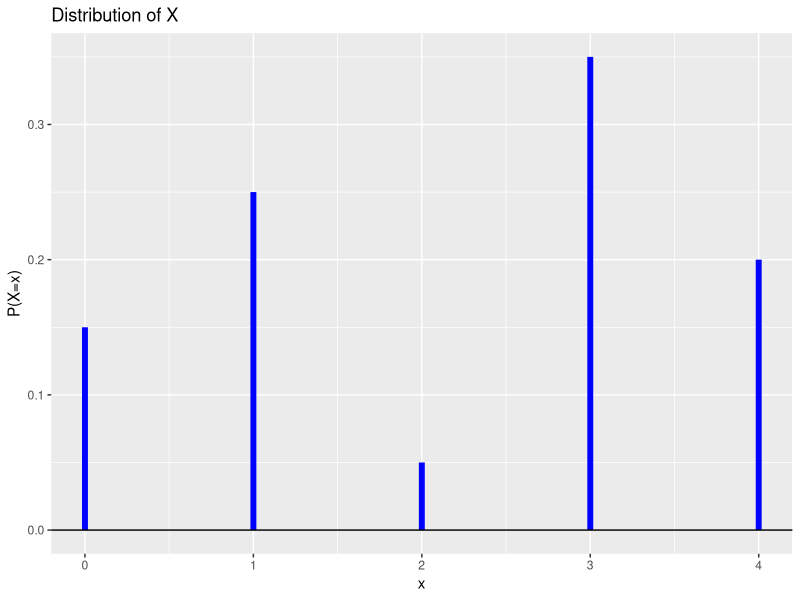

R code for this plot:
## ---- chunk 1
knitr::opts_chunk$set(echo = TRUE)
library(tidyverse)
## ---- chunk 2
prob1 = tibble(
  x = 0:4,
  p = c(0.15, 0.25, 0.05, 0.35, NA)
)

prob1
## ---- chunk 3
prob1[5,2] <- 0.2
prob1
## ---- chunk 4
prob1 %>% mutate("x.P(x)" = x*p, "(x-E)2.P(x)" = (x-sum(`x.P(x)`))^2*p) %>% summarize(E = sum(`x.P(x)`), Var = sum(`(x-E)2.P(x)`))
## ---- chunk 5
ggplot(prob1, aes(x = x, y = p)) +
  geom_segment(aes(xend = x, yend = 0), color = "blue", size=2) +
  geom_hline(yintercept = 0) +
  ylab("P(X=x)") +
  ggtitle("Distribution of X")
